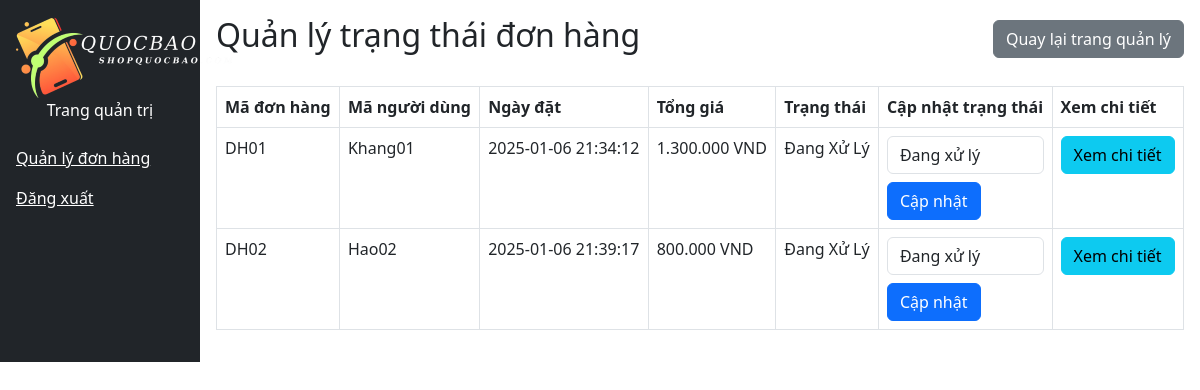
/PHP_QT/AdQuanLyDH.php (signed in), run on the app's committed database.
### tables this page shows
CREATE TABLE `donhang` (
  `MaDonHang` varchar(10) NOT NULL,
  `MaNguoiDung` varchar(10) NOT NULL,
  `NgayDatHang` datetime NOT NULL,
  `TongGia` decimal(10,2) NOT NULL,
  `TrangThai` enum('Đang Xử Lý','Đã Giao','Đã Hủy') NOT NULL
);

### PHP_QT/AdQuanLyDH.php (the view, shortened to what this page needs)
<?php
include 'db.php';
$sql = "SELECT * FROM donhang";
$result = $conn->query($sql);
?>
<!DOCTYPE html>
<html lang="vi">
<head>
    <link href="https://cdn.jsdelivr.net/npm/bootstrap@5.3.0-alpha1/dist/css/bootstrap.min.css" rel="stylesheet">
</head>
<body>
    <div class="container-fluid">
        <div class="row">
            <div class="col-md-2 bg-dark text-white p-3">
                <div class="text-center mb-4">
                    <img src="../images/logo.png" alt="Logo" class="logo">
                    <p>Trang quản trị</p>
                </div>
                <a href="AdQuanLyDH.php" class="d-block text-white mb-3">Quản lý đơn hàng</a>
                <a href="AdDangXuat.php" class="d-block text-white">Đăng xuất</a>
            </div>
            <div class="col-md-10 p-3">
                <div class="d-flex justify-content-between align-items-center mb-4">
                    <h2>Quản lý trạng thái đơn hàng</h2>
                    <a href="Admin.php" class="btn btn-secondary">Quay lại trang quản lý</a>
                </div>
                <table class="table table-bordered">
                    <thead>
                        <tr>
                            <th class="col-small">Mã đơn hàng</th>
                            <th class="col-medium">Mã người dùng</th>
                            <th class="col-medium">Ngày đặt</th>
                            <th class="col-small">Tổng giá</th>
                            <th class="col-small">Trạng thái</th>
                            <th class="col-small">Cập nhật trạng thái</th>
                            <th class="col-small">Xem chi tiết</th>
                        </tr>
                    </thead>
                    <tbody>
                        <?php
                        if ($result->num_rows > 0) {
                            while ($row = $result->fetch_assoc()) {
                                echo "<tr>
                                        <td>{$row['MaDonHang']}</td>
                                        <td>{$row['MaNguoiDung']}</td>
                                        <td>{$row['NgayDatHang']}</td>
                                        <td>" . number_format($row['TongGia'], 0, ',', '.') . " VND</td>
                                        <td>{$row['TrangThai']}</td>
                                        <td>
                                            <form action='AdQuanLyDH.php' method='POST'>
                                                <input type='hidden' name='maDonHang' value='{$row['MaDonHang']}'>
                                                <select name='trangThai' class='form-control' required>
                                                    <option value='Đã Giao' " . ($row['TrangThai'] == 'Đã Giao' ? 'selected' : '') . ">Đã giao</option>
                                                    <option value='Đã Hủy' " . ($row['TrangThai'] == 'Đã Hủy' ? 'selected' : '') . ">Hủy</option>
                                                    <option value='Đang Xử Lý' " . ($row['TrangThai'] == 'Đang Xử Lý' ? 'selected' : '') . ">Đang xử lý</option>
                                                </select>
                                                <button type='submit' name='update_status' class='btn btn-primary mt-2'>Cập nhật</button>
                                            </form>
                                        </td>
                                        <td>
                                            <button class='btn btn-info' data-bs-toggle='modal' data-bs-target='#orderDetailModal' data-ma-don-hang='{$row['MaDonHang']}'>Xem chi tiết</button>
                                        </td>
                                    </tr>";
                            }
                        } else {
                            echo "<tr><td colspan='7'>Không có đơn hàng nào.</td></tr>";
                        }
                        ?>
                    </tbody>
                </table>
            </div>
        </div>
    </div>
</body>
</html>

### data on the page
donhang: MaDonHang "DH01", MaNguoiDung "Khang01", NgayDatHang "2025-01-06 21:34:12", TongGia "1.300.000", TrangThai "Đang Xử Lý", trangThai "Đang xử lý"
donhang: MaDonHang "DH02", MaNguoiDung "Hao02", NgayDatHang "2025-01-06 21:39:17", TongGia "800.000", TrangThai "Đang Xử Lý", trangThai "Đang xử lý"
